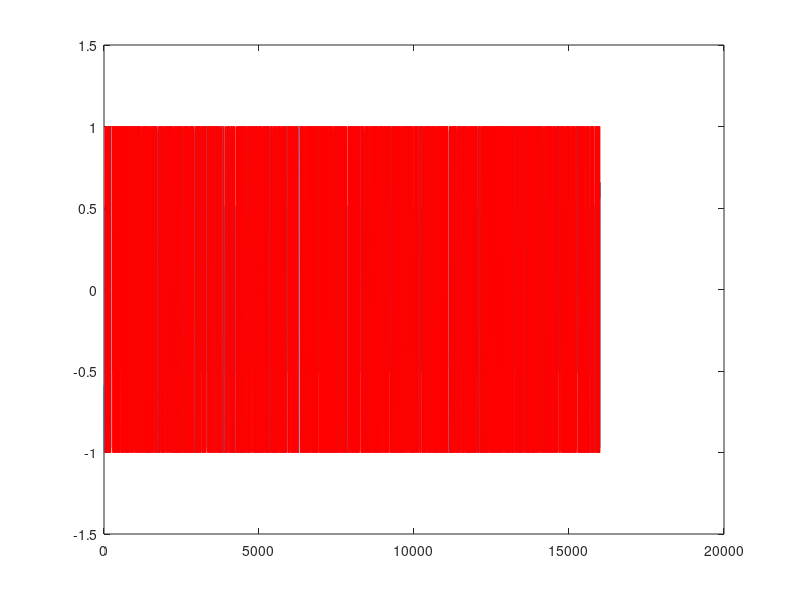
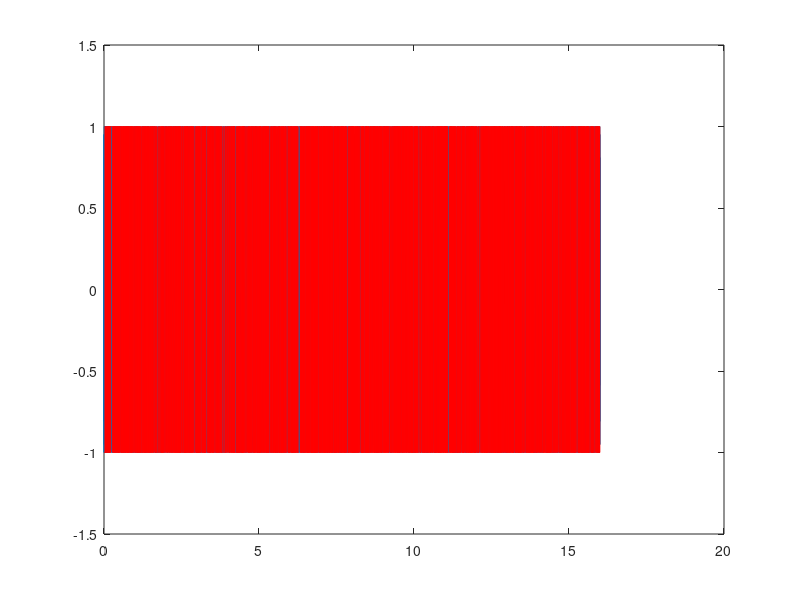
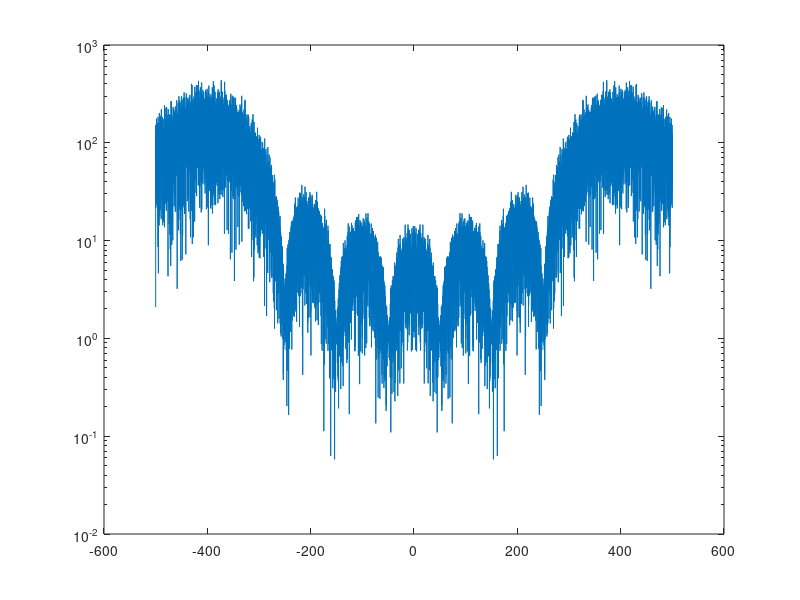
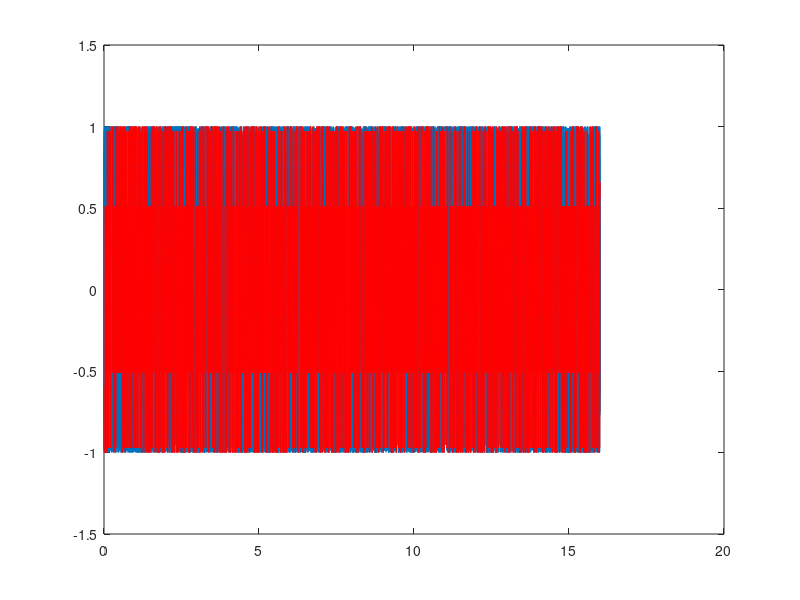

Source code (MATLAB) for these figures, in order:
beta = 0.3;
Fs = 1000;
Br = 200;
Tr = 1/Br;
K = 1;
F0 = 8*Br;
T = 16 ;

t = -K*Tr:1/Fs:K*Tr;
g = beta/Tr*sqrt(2*pi/log(2))*exp(-2*(pi*beta)^2*t.^2/log(2)/(Tr^2));
g = g/sum(g);
data = randi(2,1,T*Br)-1;
data = reshape(repmat(data,Fs/Br,1),[],1)*2 - 1;

data_f = conv(data,g);
data_f = data_f((length(g)-1)/2+1:end-(length(g)-1)/2);
plot(data_f)
hold on
plot(data,'r')
hold off
figure

t = [0:T*Fs-1]'/Fs;


wd= pi*Br*0.5;

smi=cumsum(data);
integral=smi*1/Fs;
integral=integral*wd;
I=cos(integral);
Q=sin(integral);
s=I.*cos(2*pi*F0*t)-Q.*sin(2*pi*F0*t);
figure
plot(t,s);
hold on
plot(t,data,'r')
hold off


figure
ff = [-length(s)/2:length(s)/2-1]/T;
semilogy(ff,abs(fftshift(fft(s))))

data  = data_f;
t = [0:T*Fs-1]'/Fs;


wd= pi*Br*0.5;

smi=cumsum(data);
integral=smi*1/Fs;
integral=integral*wd;
I=cos(integral);
Q=sin(integral);
s=I.*cos(2*pi*F0*t)-Q.*sin(2*pi*F0*t);
figure
plot(t,s);
hold on
plot(t,data,'r')
hold off


figure
ff = [-length(s)/2:length(s)/2-1]/T;
semilogy(ff,abs(fftshift(fft(s))))